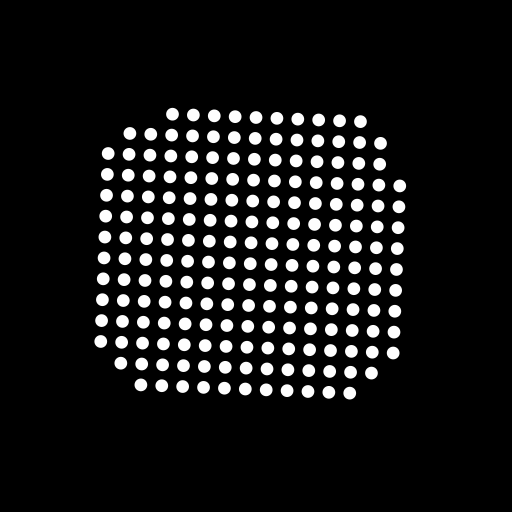
#> input picture data/image/corrected.png, 512 x 512 px; its folder holds only this picture in this run
$ python dot_mapping.py
#> lines starting #> are read from the running program, lines starting #| are printed output that depends on the picture
# -*- coding: utf-8 -*-
# @Time    : 2022-09-18 21:54
# @Author  : young wang
# @FileName: dot_mapping.py
# @Software: PyCharm


from skimage.measure import label, regionprops
from skimage.morphology import convex_hull_image
import matplotlib.patches as mpatches
import cv2 as cv
from tools.proc import filter_mask, \
    surface_index, sphere_fit, frame_index, max_slice, despecking, mip_stack
import glob
from skimage import transform

import numpy as np
import matplotlib.pyplot as plt
from tools.pre_proc import load_from_oct_file, pre_volume, \
    clean_small_object, obtain_inner_edge
import matplotlib
from skimage.morphology import (erosion, dilation, opening, closing,
                                white_tophat, disk, black_tophat, square, skeletonize)
from natsort import natsorted
import discorpy.prep.preprocessing as prep
import discorpy.proc.processing as proc
import discorpy.post.postprocessing as post


def get_featuremap(image, ax, thres=0.8):
    if not ax:
        ax = plt.gca()

    label_image, no = label(image, background=0, return_num=True)
    im = ax.imshow(np.zeros(image.shape), 'gray')

    centroid_list = []
    total_area = []
    for region in regionprops(label_image):
        total_area.append(region.area)

    threshold_area = thres * np.max(total_area)
    for region in regionprops(label_image):

        if region.area > threshold_area:
            y, x = region.centroid
            circle = mpatches.Circle((x, y),
                                     radius=1,
                                     fill=False,
                                     edgecolor='red',
                                     facecolor='white',
                                     linewidth=1)
            centroid_list.append((x, y))
            ax.add_patch(circle)
        else:
            pass
    return im, centroid_list


if __name__ == '__main__':

    matplotlib.rcParams.update(
        {
            'font.size': 20,
            'text.usetex': False,
            'font.family': 'sans-serif',
            'mathtext.fontset': 'stix',
        }
    )

    #
    dset_lst = ['../data/image/*.png']
    img_set = []


    data_sets = glob.glob(dset_lst[-1])
    for i in range(len(data_sets)):
        temp = cv.imread(data_sets[i], cv.IMREAD_GRAYSCALE)
#> temp is the input picture: shape (512, 512); min 0, max 254, mean 24
        img_set.append(temp)

    #
    fig, ax = plt.subplots(1, 2, figsize=(16, 9))
    cor_list = []
    for i in range(len(img_set)):
        img1, list1 = get_featuremap(img_set[i], ax[i])
        cor_list.append((i,list1))
#> this loop made 1 pass
#> (no in get_featuremap, threshold_area in get_featuremap) on pass 1: (9520, 86.4)
#> pass 1, in get_featuremap, `label_image, no = label(image, background=0, return_num=True)`:
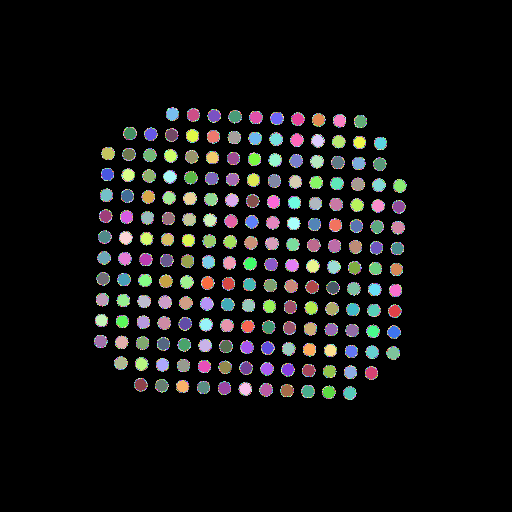
#> label_image: shape (512, 512) int64; 9521 distinct labels, from 0 to 9520; one colour per label, 0 black
#> after the loop, cor_list = 1 item
    plt.tight_layout()
    plt.show()
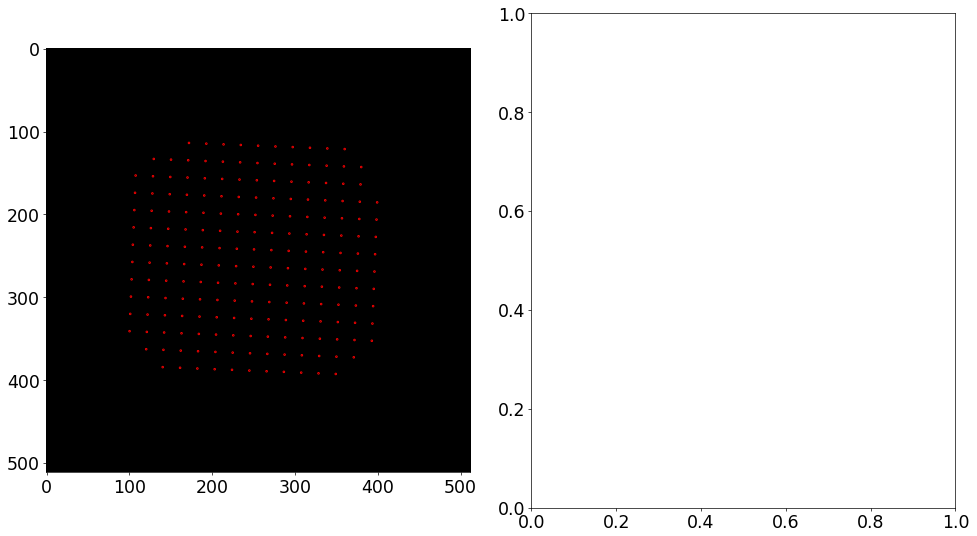
#> figure drawn by matplotlib, 1 panel
